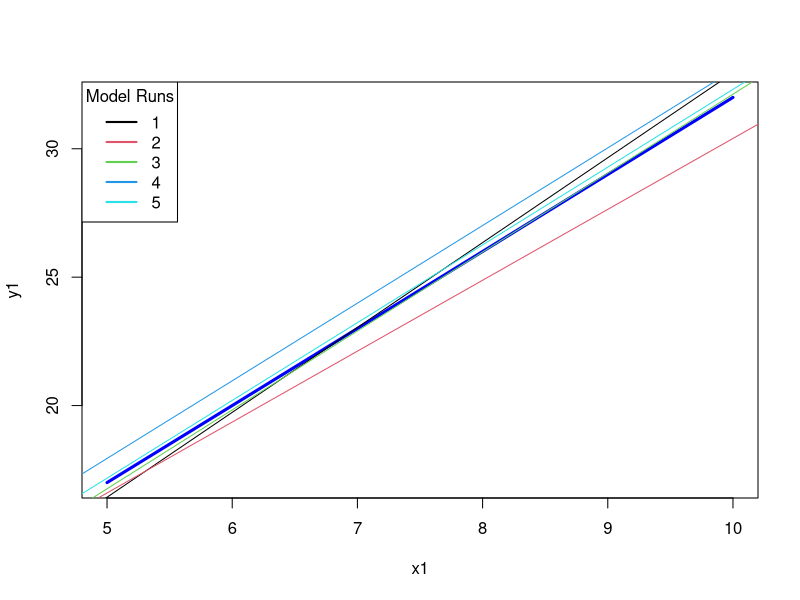

R code for this plot:
## ---- chunk 1
knitr::opts_chunk$set(echo = TRUE)
## ---- chunk 2
rm(list = ls())
## ---- chunk 3
set.seed(123)
x1=seq(5,10,length.out=200);x1
y1=2+3*x1
plot(x1,y1,type='l',col="blue",lwd=3)

simulation_results <- data.frame(
  iteration = 1:5,
  intercept = numeric(5),
  slope = numeric(5)
)

for (i in 1:5){
  x = runif(50, 5, 10)
  eps = rnorm(50, 0, 4)
  y = 2 + 3*x + eps
  mod = lm(y ~ x)
  abline(mod, col = i)
  simulation_results$intercept[i] =coef(mod)[1]
  simulation_results$slope[i]= coef(mod)[2]
  print(summary(mod)$coefficients) # More detailed output
}

legend("topleft",
       legend = paste(1:5),
       col = 1:5,
       lty = 1,
       lwd = 2,
       title = "Model Runs")

simulation_results
## ---- chunk 4
n <- 50
xi <- runif(n, 5, 10)
xi_std <- xi - mean(xi)
eps <- rnorm(n, 0, 1)
y <- 2 + 3 * xi_std + eps

fitting <- lm(y ~ xi_std)
beta_not_hat <- coef(fitting)[1]
beta_hat <- coef(fitting)[2]

beta_not_grid <- seq(beta_not_hat - 2, beta_not_hat + 2, length = 51)
beta_grid <- seq(beta_hat - 2, beta_hat + 2, length = 51)

RSS <- matrix(NA, 50, 50)

for (i in 1:50) {
  for (j in 1:50) {
    RSS[i, j] <- sum((y - beta_not_grid[i] - beta_grid[j] * xi)^2)
  }
}
RSS
which(RSS == min(RSS), arr.ind = TRUE)

## ---- chunk 5
set.seed(123)
n3 <- 50
R <- 10000

beta_not_hat_vec <- array()
beta_hat_vec <- array()
eps3 <- rnorm(n3,0,1)

for(r in 1:R){
  x3 <- runif(n3,0,1)
  y3 <- 2 + 3*x3 + eps3
  
  fit3 <- lm(y3 ~ x3)
  beta_not_hat_vec[r] <- coef(fit3)[1]
  beta_hat_vec[r] <- coef(fit3)[2]
}

predicted_beta_not_hat <- sum(beta_not_hat_vec)/R
predicted_beta_not_hat

predicted_beta_hat_vec <- sum(beta_hat_vec)/R
predicted_beta_hat_vec
## ---- chunk 6
library(MASS)
data(Boston)

fit1 <- lm(medv ~ crim, data=Boston)
fit2 <- lm(medv ~ nox, data=Boston)
fit3 <- lm(medv ~ black, data=Boston)
fit4 <- lm(medv ~ lstat, data=Boston)

summary_t <- data.frame(
  Model = c("crim","nox","black","lstat"),
  Intercept = c(coef(fit1)[1], coef(fit2)[1], coef(fit3)[1], coef(fit4)[1]),
  Slope = c(coef(fit1)[2], coef(fit2)[2], coef(fit3)[2], coef(fit4)[2]),
  R2 = c(summary(fit1)$r.squared,
         summary(fit2)$r.squared,
         summary(fit3)$r.squared,
         summary(fit4)$r.squared)
)

print(summary_t)

best_model <- summary_t[which.max(summary_t$R2), ]
best_model
